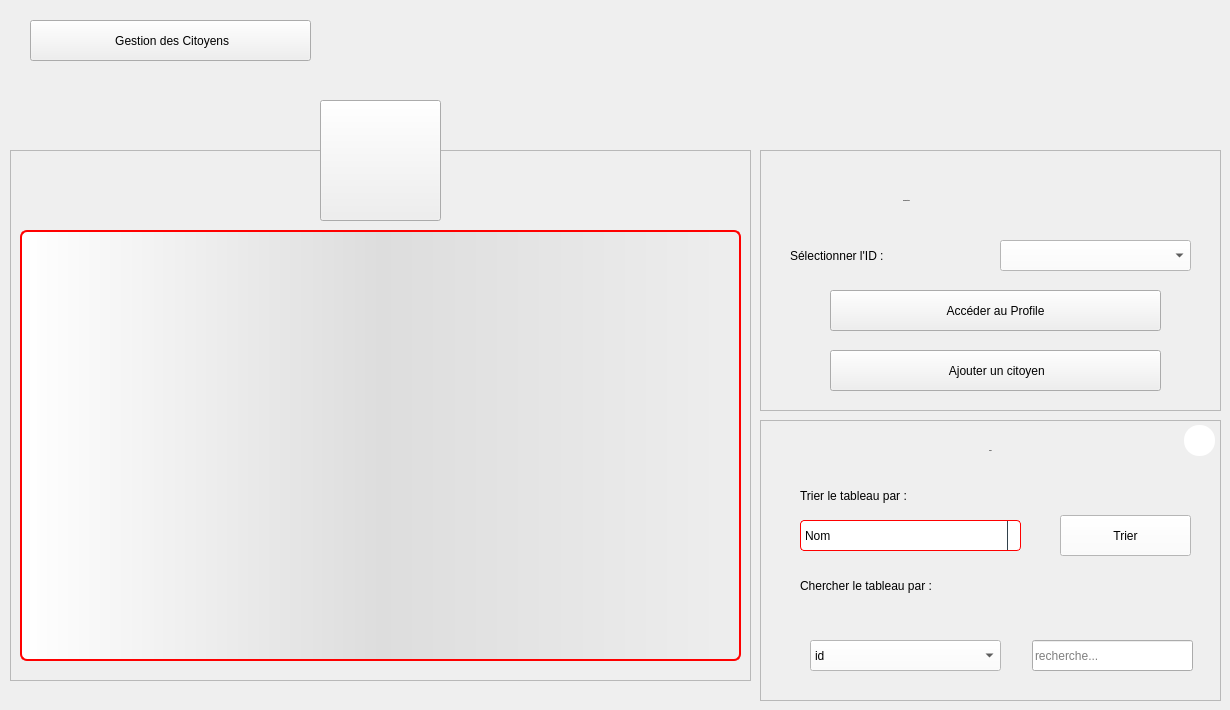
    <widget class="QWidget" name="Citoyens">
     <widget class="QPushButton" name="B_BackToGestions">
      <property name="geometry">
       <rect>
        <x>30</x>
        <y>20</y>
        <width>281</width>
        <height>41</height>
       </rect>
      </property>
      <property name="text">
       <string> Gestion des Citoyens</string>
      </property>
      <property name="icon">
       <iconset resource="Ressources.qrc">
        <normaloff>:/Ressources/image/back-arrow.png</normaloff>:/Ressources/image/back-arrow.png</iconset>
      </property>
     </widget>
     <widget class="QFrame" name="frame">
      <property name="geometry">
       <rect>
        <x>10</x>
        <y>150</y>
        <width>741</width>
        <height>531</height>
       </rect>
      </property>
      <property name="styleSheet">
       <string notr="true"/>
      </property>
      <property name="frameShape">
       <enum>QFrame::StyledPanel</enum>
      </property>
      <property name="frameShadow">
       <enum>QFrame::Raised</enum>
      </property>
      <widget class="QTableView" name="T_Citoyens">
       <property name="geometry">
        <rect>
         <x>10</x>
         <y>80</y>
         <width>721</width>
         <height>431</height>
        </rect>
       </property>
       <property name="styleSheet">
        <string notr="true">QTableView {border: 2px solid red;text-align: top;padding: 4px;border-radius: 7px;border-bottom-left-radius: 7px;background: QLinearGradient( x1: 0, y1: 0, x2: 1, y2: 0,stop: 0 #fff, stop: 1 #eee,stop: 0.5 #ddd,stop: 1 #eee );width: 15px;selection-background-color:QLinearGradient( x1: 0, y1: 0, x2: 1, y2: 0,stop: 0 #FF0000, stop: 1 #FF5F5F,stop: 0.5 #FEAAAA,stop: 1 #eee);selection-color: black;}
QTableView::item:focus{selection-background-color: red;}
QScrollBar:vertical{ width: 20px; background: none; /* only these sort effect about width ...*/}
QScrollBar::handle:vertical{ border: 3px solid #5E749C;text-align: top;padding: 4px;border-radius: 5px; border-bottom-left-radius: 5px;background: QLinearGradient( x1: 0, y1: 0, x2: 1, y2: 0,stop: 0 #fff, stop: 1 #eee,stop: 0.5 #ddd,stop: 1 #eee ); width: 25px; min-height: 20px; max-height: 25px; /*these sort no effect*/ }
QScrollBar::add-page:vertical {border: 3px solid red;text-align: top;padding: 4px;border-radius: 5px; border-bottom-left-radius: 5px;background:  red; /* adding width: xx px; sorting no effect .. why? */}
QScrollBar::sub-page:vertical {border: 3px solid green;text-align: top;padding: 4px;border-radius: 5px; border-bottom-left-radius: 5px;background:  green; /* adding width: xx px; sorting no effect .. why? */ }</string>
       </property>
       <attribute name="horizontalHeaderCascadingSectionResizes">
        <bool>false</bool>
       </attribute>
       <attribute name="horizontalHeaderDefaultSectionSize">
        <number>117</number>
       </attribute>
      </widget>
     </widget>
     <widget class="QFrame" name="frame_2">
      <property name="geometry">
       <rect>
        <x>760</x>
        <y>150</y>
        <width>461</width>
        <height>261</height>
       </rect>
      </property>
      <property name="styleSheet">
       <string notr="true"/>
      </property>
      <property name="frameShape">
       <enum>QFrame::StyledPanel</enum>
      </property>
      <property name="frameShadow">
       <enum>QFrame::Raised</enum>
      </property>
      <widget class="QLabel" name="L_ConfigCitoyen">
       <property name="geometry">
        <rect>
         <x>143</x>
         <y>20</y>
         <width>171</width>
         <height>61</height>
        </rect>
       </property>
       <property name="font">
        <font>
         <family>century gothic</family>
         <pointsize>-1</pointsize>
         <weight>75</weight>
         <bold>true</bold>
        </font>
       </property>
       <property name="styleSheet">
        <string notr="true">background: transparent;</string>
       </property>
       <property name="text">
        <string>Configuration</string>
       </property>
      </widget>
      <widget class="QLabel" name="L_CB_ID">
       <property name="geometry">
        <rect>
         <x>30</x>
         <y>90</y>
         <width>191</width>
         <height>31</height>
        </rect>
       </property>
       <property name="styleSheet">
        <string notr="true">background: transparent;</string>
       </property>
       <property name="text">
        <string>Sélectionner l'ID :</string>
       </property>
      </widget>
      <widget class="QPushButton" name="B_AjouterCitoyen">
       <property name="geometry">
        <rect>
         <x>70</x>
         <y>200</y>
         <width>331</width>
         <height>41</height>
        </rect>
       </property>
       <property name="text">
        <string> Ajouter un citoyen</string>
       </property>
       <property name="icon">
        <iconset resource="Ressources.qrc">
         <normaloff>:/Ressources/image/add.png</normaloff>:/Ressources/image/add.png</iconset>
       </property>
      </widget>
      <widget class="QComboBox" name="CB_IDCitoyen">
       <property name="geometry">
        <rect>
         <x>240</x>
         <y>90</y>
         <width>191</width>
         <height>31</height>
        </rect>
       </property>
       <property name="styleSheet">
        <string notr="true">background: white;</string>
       </property>
      </widget>
      <widget class="QPushButton" name="B_AccederProfil">
       <property name="geometry">
        <rect>
         <x>70</x>
         <y>140</y>
         <width>331</width>
         <height>41</height>
        </rect>
       </property>
       <property name="text">
        <string>Accéder au Profile</string>
       </property>
       <property name="icon">
        <iconset resource="Ressources.qrc">
         <normaloff>:/Ressources/image/person-silhouette.png</normaloff>:/Ressources/image/person-silhouette.png</iconset>
       </property>
       <property name="iconSize">
        <size>
         <width>23</width>
         <height>23</height>
        </size>
       </property>
      </widget>
      <widget class="QComboBox" name="CB_IDCitoyen_3">
       <property name="geometry">
        <rect>
         <x>50</x>
         <y>500</y>
         <width>191</width>
         <height>31</height>
        </rect>
       </property>
       <property name="styleSheet">
        <string notr="true">background: white;</string>
       </property>
      </widget>
     </widget>
     <widget class="QToolButton" name="toolButton">
      <property name="geometry">
       <rect>
        <x>320</x>
        <y>100</y>
        <width>121</width>
        <height>121</height>
       </rect>
      </property>
      <property name="text">
       <string/>
      </property>
      <property name="icon">
       <iconset resource="Ressources.qrc">
        <normaloff>:/Ressources/image/systeme-de-population.png</normaloff>:/Ressources/image/systeme-de-population.png</iconset>
      </property>
      <property name="iconSize">
       <size>
        <width>64</width>
        <height>64</height>
       </size>
      </property>
     </widget>
     <widget class="QFrame" name="frame_19">
      <property name="geometry">
       <rect>
        <x>760</x>
        <y>420</y>
        <width>461</width>
        <height>281</height>
       </rect>
      </property>
      <property name="styleSheet">
       <string notr="true"/>
      </property>
      <property name="frameShape">
       <enum>QFrame::StyledPanel</enum>
      </property>
      <property name="frameShadow">
       <enum>QFrame::Raised</enum>
      </property>
      <widget class="QLabel" name="L_ConfigIntervenant_3">
       <property name="geometry">
        <rect>
         <x>140</x>
         <y>0</y>
         <width>181</width>
         <height>61</height>
        </rect>
       </property>
       <property name="font">
        <font>
         <family>century gothic</family>
         <pointsize>-1</pointsize>
         <weight>75</weight>
         <bold>true</bold>
        </font>
       </property>
       <property name="styleSheet">
        <string notr="true">background: transparent;</string>
       </property>
       <property name="frameShape">
        <enum>QFrame::NoFrame</enum>
       </property>
       <property name="frameShadow">
        <enum>QFrame::Plain</enum>
       </property>
       <property name="text">
        <string>Table</string>
       </property>
       <property name="alignment">
        <set>Qt::AlignCenter</set>
       </property>
      </widget>
      <widget class="QLabel" name="L_CB_Tri">
       <property name="geometry">
        <rect>
         <x>40</x>
         <y>60</y>
         <width>231</width>
         <height>31</height>
        </rect>
       </property>
       <property name="styleSheet">
        <string notr="true">background: transparent;</string>
       </property>
       <property name="text">
        <string>Trier le tableau par :</string>
       </property>
      </widget>
      <widget class="QComboBox" name="CB_Tricitoyen">
       <property name="geometry">
        <rect>
         <x>40</x>
         <y>100</y>
         <width>221</width>
         <height>31</height>
        </rect>
       </property>
       <property name="styleSheet">
        <string notr="true">QComboBox {
  border: 1px solid red;
  border-radius: 4px;
  background: white;
}

QComboBox QAbstractItemView {
  border: 1px solid black;
  border-radius: 0;
  background-color: white;
  selection-background-color:#305068;
}

QComboBox QAbstractItemView:hover {
  background-color: white;
  color: #F0F0F0;
}

QComboBox QAbstractItemView:selected {
  background: #1464A0;
  color: #32414B;
}

QComboBox QAbstractItemView:alternate {
  background: #19232D;
}

QComboBox:disabled {
  background-color: #19232D;
  color: #787878;
}

QComboBox:hover {
  border: 1px solid #148CD2;
}

QComboBox:focus {
  border: 1px solid #1464A0;
}

QComboBox:on {
  selection-background-color: #1464A0;
}

QComboBox::item:checked {
  font-weight: bold;
}

QComboBox::item:selected {
  border: 0px solid transparent;
}

QComboBox::drop-down {
  subcontrol-origin: padding;
  subcontrol-position: top right;
  width: 12px;
  border-left: 1px solid #32414B;
}</string>
       </property>
       <item>
        <property name="text">
         <string>Nom</string>
        </property>
       </item>
       <item>
        <property name="text">
         <string>Prenom</string>
        </property>
       </item>
      </widget>
      <widget class="QPushButton" name="B_Trier">
       <property name="geometry">
        <rect>
         <x>300</x>
         <y>95</y>
         <width>131</width>
         <height>41</height>
        </rect>
       </property>
       <property name="cursor">
        <cursorShape>PointingHandCursor</cursorShape>
       </property>
       <property name="styleSheet">
        <string notr="true">QPushButton {
	background: white;
}

QPushButton:hover {
	background: #BEBEBE;
}</string>
       </property>
       <property name="text">
        <string>Trier</string>
       </property>
       <property name="icon">
        <iconset>
         <normaloff>:/Recources/Images/ascending-sort.png</normaloff>:/Recources/Images/ascending-sort.png</iconset>
       </property>
       <property name="iconSize">
        <size>
         <width>18</width>
         <height>18</height>
        </size>
       </property>
      </widget>
      <widget class="QLabel" name="L_CB_Recherche">
       <property name="geometry">
        <rect>
         <x>40</x>
         <y>150</y>
         <width>271</width>
         <height>31</height>
        </rect>
       </property>
       <property name="styleSheet">
        <string notr="true">background: transparent;</string>
       </property>
       <property name="text">
        <string>Chercher le tableau par :</string>
       </property>
      </widget>
      <widget class="QPushButton" name="B_ResetTableIntervenant">
       <property name="geometry">
        <rect>
         <x>424</x>
         <y>5</y>
         <width>31</width>
         <height>31</height>
        </rect>
       </property>
       <property name="cursor">
        <cursorShape>PointingHandCursor</cursorShape>
       </property>
       <property name="styleSheet">
        <string notr="true">QPushButton {
	background: white;
	border-radius: 15px;
}

QPushButton:hover {
	background: #BEBEBE;
}</string>
       </property>
       <property name="text">
        <string/>
       </property>
       <property name="icon">
        <iconset>
         <normaloff>:/Recources/Images/close.png</normaloff>:/Recources/Images/close.png</iconset>
       </property>
      </widget>
      <widget class="QComboBox" name="CB_recherche">
       <property name="geometry">
        <rect>
         <x>50</x>
         <y>220</y>
         <width>191</width>
         <height>31</height>
        </rect>
       </property>
       <property name="styleSheet">
        <string notr="true">background: white;</string>
       </property>
       <item>
        <property name="text">
         <string>id</string>
        </property>
       </item>
       <item>
        <property name="text">
         <string>nom</string>
        </property>
       </item>
       <item>
        <property name="text">
         <string>prenom</string>
        </property>
       </item>
      </widget>
      <widget class="QLineEdit" name="LE_recherche">
       <property name="geometry">
        <rect>
         <x>272</x>
         <y>220</y>
         <width>161</width>
         <height>31</height>
        </rect>
       </property>
       <property name="text">
        <string/>
       </property>
       <property name="placeholderText">
        <string>recherche...</string>
       </property>
      </widget>
     </widget>
     <zorder>frame</zorder>
     <zorder>B_BackToGestions</zorder>
     <zorder>frame_2</zorder>
     <zorder>toolButton</zorder>
     <zorder>frame_19</zorder>
    </widget>
